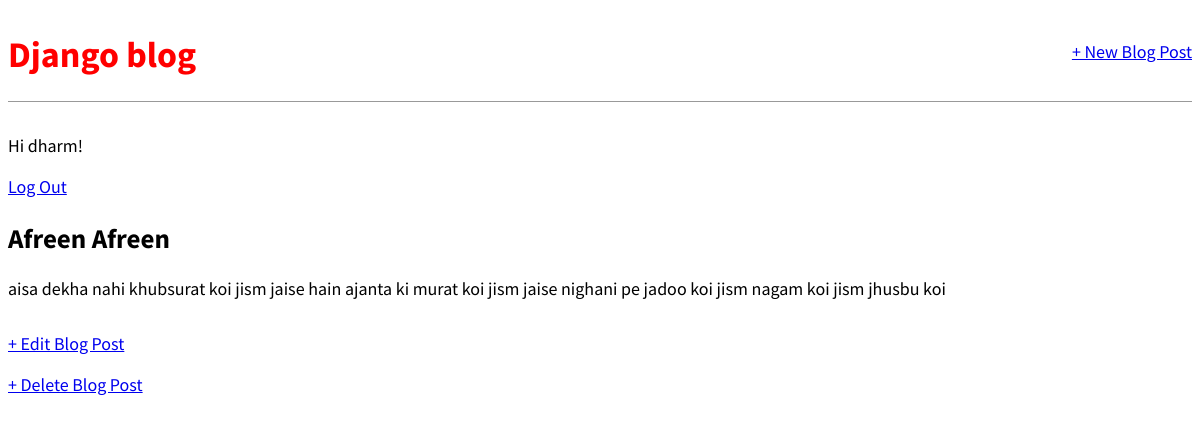
Screenshot of /post/3/ (signed in) with the database file from the repository.
### blog/models.py (models this page shows, shortened)
class Post(models.Model):
    title = models.CharField(max_length=200)
    author = models.ForeignKey(
        'auth.User',
        on_delete = models.CASCADE,
    )
    body = models.TextField()

### blog/views.py (the view)
# urls.py: path('post/<int:pk>/', BlogDetailView.as_view(), name = 'post_detail'),
class BlogDetailView(DetailView):
    model = Post
    template_name = 'post_detail.html'

### templates/post_detail.html
{% extends 'base.html' %}
{% block content %}
    <div class='post-entry'>
        <h2>{{ post.title}}</a></h2>
        <p>{{ post.body }}</p>
    </div>
  <p> <a href="{% url 'post_edit' post.pk %}">+ Edit Blog Post</a></p>
  <p> <a href="{% url 'post_delete' post.pk %}">+ Delete Blog Post</a></p>
{% endblock content %}

### templates/base.html (shortened to what this page needs)
{% load static %}
<html>
<head>
 <link href="{% static 'css/base.css' %}" rel="stylesheet">
</head>
<body>
    <div>
    <header>
        <div class='nav-left'>
            <h1><a href="{% url 'home' %}">Django blog</a></h1>
        </div>
        <div class='nav-right'>
            <a href="{% url 'post_new' %}">+ New Blog Post</a>
        </div>
    </header>
    {% if user.is_authenticated %}
        <p>Hi {{ user.username }}! </p>
        <a href="{% url 'logout' %}">Log Out</a>
    {% else %}
        <p>You are not logged in.</p>
        <a href="{% url 'login' %}">Log In</a>
    {% endif %}
    {% block content%}
    {% endblock content%}
    </div>
</body>
</html>

### static/css/base.css (style rules this page uses)
body { font-family: 'Source Sans Pro', sans-serif; font-size: 18px; }
header { border-bottom: 1px solid #999; margin-bottom: 2rem; display: flex; }
header h1 a { color: red; text-decoration: none; }
.nav-left { margin-right: auto; }
.nav-right { display: flex; padding-top: 2rem; }
.post-entry { margin-bottom: 2rem; }
.post-entry p { margin: 0; font-weight: 400; }

### rows the page displays
Post: title "Afreen Afreen", body "aisa dekha nahi khubsurat koi jism jaise hain ajanta ki murat koi jism jaise nighani pe jadoo koi jism nagam koi jism jhusbu koi"

### other values shown
{{ user.username }} "dharm"
